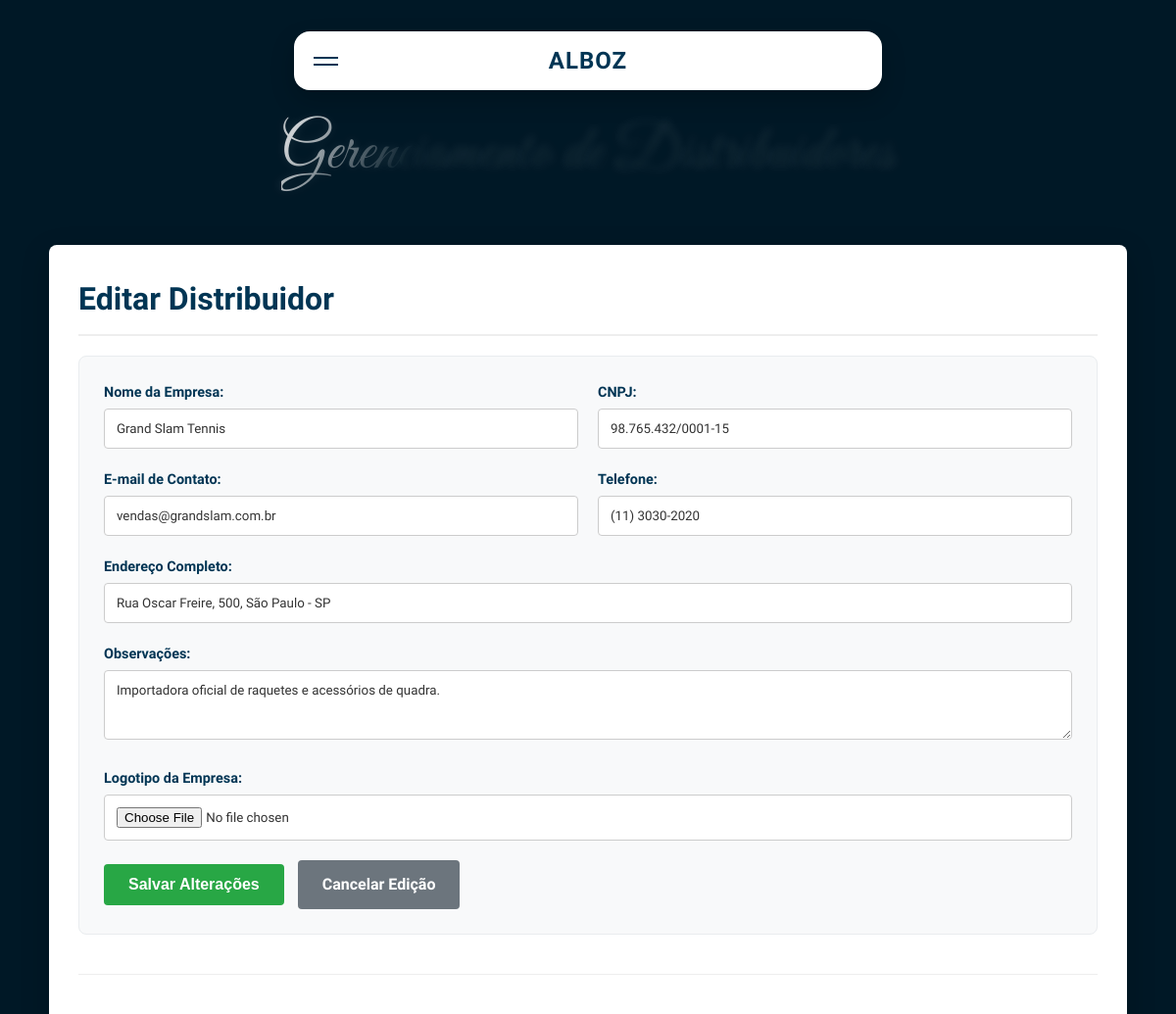
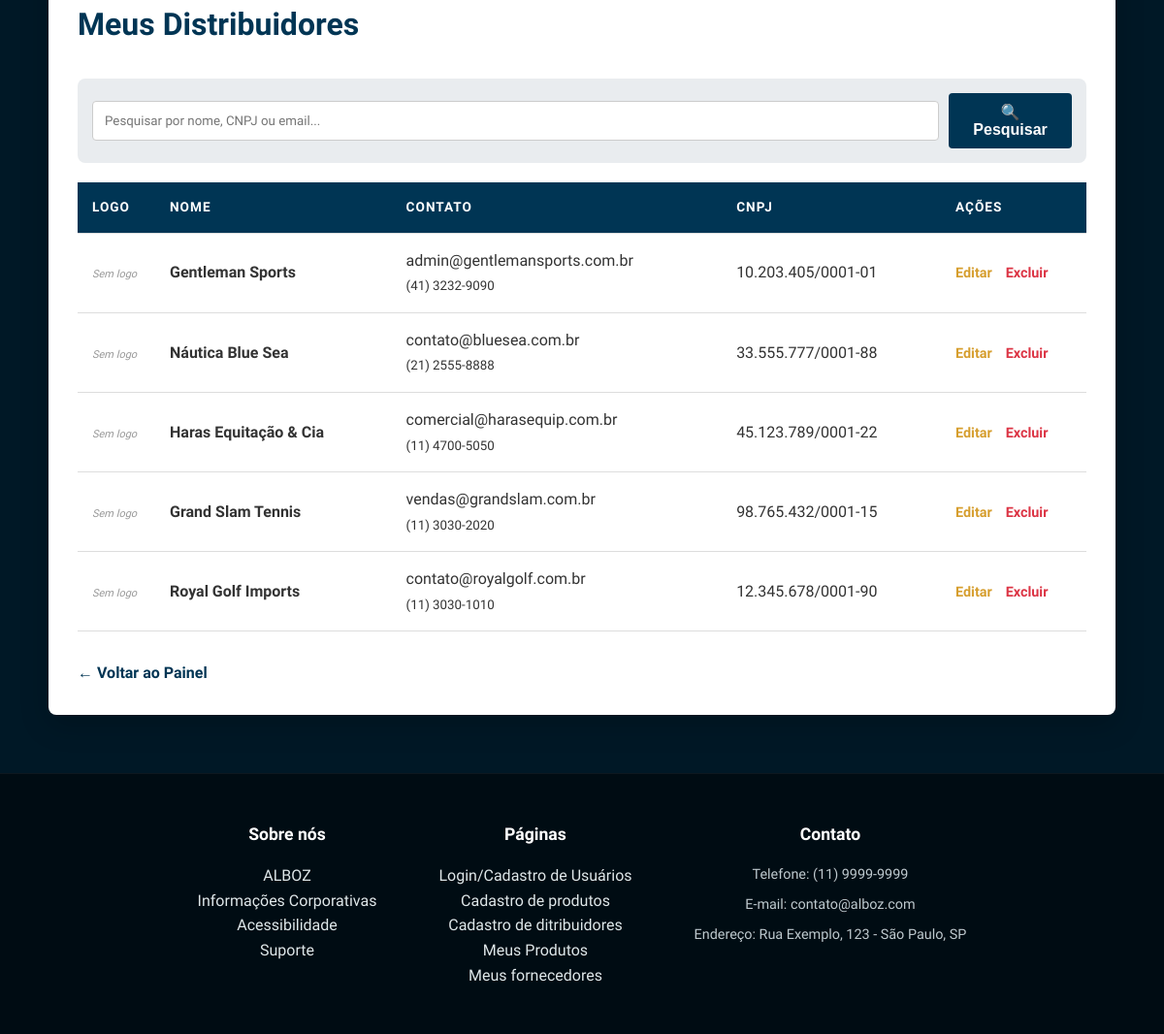
Screenshot of /html_alboz/listar_fornecedores.php?edit_id=2 (signed in) with the database file from the repository (2 pictures, top to bottom).
### tables this page shows
CREATE TABLE fornecedores (
    id INT PRIMARY KEY AUTO_INCREMENT,
    usuario_id INT NOT NULL,             
    
    nome_fornecedor VARCHAR(100) NOT NULL,
    cnpj VARCHAR(20) NOT NULL,
    endereco VARCHAR(255),
    telefone VARCHAR(20),
    email VARCHAR(100),
    observacoes TEXT,
    imagem VARCHAR(255),                 
    
    data_registro TIMESTAMP DEFAULT CURRENT_TIMESTAMP,

    CONSTRAINT fk_usuario_fornecedor
    FOREIGN KEY (usuario_id) REFERENCES usuarios(id)
    ON DELETE CASCADE
);

### html_alboz/listar_fornecedores.php (the view, shortened to what this page needs)
<?php
include('conexao.php');
$usuario_id = $_SESSION['id'];
$busca = "";
$filtro_sql = "";
$sql_lista = "SELECT * FROM fornecedores WHERE usuario_id = $usuario_id $filtro_sql ORDER BY id DESC";
$fornecedores = $mysqli->query($sql_lista);
$edit_data = null;
if (isset($_GET['edit_id'])) {
    $edit_id = $_GET['edit_id'];
    $stmt = $mysqli->prepare("SELECT * FROM fornecedores WHERE id=? AND usuario_id=?");
    $stmt->bind_param("ii", $edit_id, $usuario_id);
    $stmt->execute();
    $edit_data = $stmt->get_result()->fetch_assoc();
}
?>
<!DOCTYPE html>
<html lang="pt-br">
<head>
</head>
<body class="body">
    <div class="header">
        <div class="card-nav-container">
            <div class="card-nav" id="cardNav">
                <div class="card-nav-top">
                    <div class="hamburger-menu" id="hamburgerBtn">
                        <div class="hamburger-line"></div>
                        <div class="hamburger-line"></div>
                    </div>
                    <div class="logo-container">
                        <div class="logo">ALBOZ</div>
                    </div>
                </div>
            </div>
        </div>
        <div class="subtitulo">Gerenciamento de Distribuidores</div>
    </div>
    <div class="container">
        <h2><?php echo $edit_data ? 'Editar Distribuidor' : 'Cadastrar Novo Distribuidor'; ?></h2>
        <form method="post" action="" enctype="multipart/form-data" class="form-crud">
            <div>
                <label>Nome da Empresa:</label>
                <input type="text" name="nome" value="<?php echo $edit_data['nome_fornecedor'] ?? ''; ?>" required placeholder="Ex: TechLog Brasil">
            </div>
            <div>
                <label>CNPJ:</label>
                <input type="text" name="cnpj" value="<?php echo $edit_data['cnpj'] ?? ''; ?>" required placeholder="00.000.000/0001-00">
            </div>
            <div>
                <label>E-mail de Contato:</label>
                <input type="email" name="email" value="<?php echo $edit_data['email'] ?? ''; ?>" placeholder="contato@empresa.com">
            </div>
            <div>
                <label>Telefone:</label>
                <input type="text" name="telefone" value="<?php echo $edit_data['telefone'] ?? ''; ?>" placeholder="(00) 0000-0000">
            </div>
            <div class="full-width">
                <label>Endereço Completo:</label>
                <input type="text" name="endereco" value="<?php echo $edit_data['endereco'] ?? ''; ?>" placeholder="Rua, Número, Bairro, Cidade - UF">
            </div>
            <div class="full-width">
                <label>Observações:</label>
                <textarea name="observacoes" rows="3"><?php echo $edit_data['observacoes'] ?? ''; ?></textarea>
            </div>
            <div class="full-width">
                <label>Logotipo da Empresa:</label>
                <input type="file" name="imagem" accept="image/*">
            </div>
            <div class="full-width">
                <button type="submit"><?php echo $edit_data ? 'Salvar Alterações' : 'Cadastrar Distribuidor'; ?></button>
                <?php if ($edit_data): ?>
                    <a href="listar_fornecedores.php" class="btn-cancelar">Cancelar Edição</a>
                <?php endif; ?>
            </div>
        </form>
        <hr style="border:0; border-top:1px solid #eee; margin: 40px 0;">
        <div style="display:flex; justify-content:space-between; align-items:center; margin-bottom:20px;">
            <h2 style="margin:0; border:none;">Meus Distribuidores</h2>
        </div>
        <form method="GET" class="search-box">
            <input type="text" name="busca" placeholder="Pesquisar por nome, CNPJ ou email..." value="<?php echo htmlspecialchars($busca); ?>">
            <button type="submit" class="btn-search">🔍 Pesquisar</button>
        </form>
        <table>
            <thead>
                <tr>
                    <th width="80">Logo</th>
                    <th>Nome</th>
                    <th>Contato</th>
                    <th>CNPJ</th>
                    <th width="150">Ações</th>
                </tr>
            </thead>
            <tbody>
                <?php if ($fornecedores->num_rows > 0): ?>
                    <?php while ($row = $fornecedores->fetch_assoc()): ?>
                        <tr>
                            <td data-label="Logo">
                                <?php if (!empty($row['imagem']) && file_exists($row['imagem'])): ?>
                                    <img src="<?php echo $row['imagem']; ?>" class="img-thumb">
                                <?php else: ?>
                                    <span class="no-img">Sem logo</span>
                                <?php endif; ?>
                            </td>
                            <td data-label="Nome">
                                <strong><?php echo $row['nome_fornecedor']; ?></strong>
                            </td>
                            <td data-label="Contato">
                                <?php echo $row['email']; ?><br>
                                <small><?php echo $row['telefone']; ?></small>
                            </td>
                            <td data-label="CNPJ"><?php echo $row['cnpj']; ?></td>
                            <td class="acoes" data-label="Ações">
                                <a href="?edit_id=<?php echo $row['id']; ?>" class="btn-edit">Editar</a>
                                <a href="?delete_id=<?php echo $row['id']; ?>" class="btn-delete" onclick="return confirm('Tem certeza? Se houver produtos vinculados, eles impedirão a exclusão.')">Excluir</a>
                            </td>
                        </tr>
                    <?php endwhile; ?>
                <?php endif; ?>
            </tbody>
        </table>
        <div style="margin-top:30px;">
            <a href="painel.php" style="text-decoration:none; color:var(--card); font-weight:bold;">&larr; Voltar ao Painel</a>
        </div>
    </div>
    <div class="rodape">
        <div class="limitador rodape-content">
            <ul class="sobre_nos">
                <strong>Sobre nós</strong>
                <a href="index.html">ALBOZ</a><br>
                <a href="informacoes_corporativas.html">Informações Corporativas</a><br>
                <a href="acessibilidade.html">Acessibilidade</a><br>
                <a href="suporte.php">Suporte</a><br>
            </ul>
            <ul class="paginas">
                <strong>Páginas</strong>
                <a href="login.php">Login/Cadastro de Usuários</a><br>
                <a href="cadastrar_produtos.php">Cadastro de produtos</a><br>
                <a href="cadastrar_fornecedor.php">Cadastro de ditribuidores</a><br>
                <a href="listar_produtos.php">Meus Produtos</a><br>
                <a href="listar_fornecedores.php">Meus fornecedores</a><br>
            </ul>
            <ul class="contato">
                <strong>Contato</strong>
                <li>Telefone: (11) 9999-9999</li>
                <li>E-mail: contato@alboz.com</li>
                <li>Endereço: Rua Exemplo, 123 - São Paulo, SP</li>
            </ul>
        </div>
    </div>
</body>
</html>

### html_alboz/listar_fornecedores.php (style rules this page uses)
:root { --bg: #001826; --card: #003554; --card-hover: #014e7b; --muted: #bfc9ce; --accent: #dfe7e9; --gold: #ffffff; }
* { margin: 0; padding: 0; box-sizing: border-box; }
html { font-size: 16px; scroll-behavior: smooth; scrollbar-width: thin; scrollbar-color: var(--card) var(--bg); }
body { margin: 0; font-family: 'Monda', sans-serif; background: var(--bg); color: var(--accent); line-height: 1.6; }
a { text-decoration: none; color: inherit; transition: 0.3s; cursor: pointer; }
ul { list-style: none; }
.limitador { max-width: 1100px; width: 90%; margin: 0 auto; }
.card-nav-container { position: absolute; top: 2em; left: 50%; transform: translateX(-50%); width: 90%; max-width: 600px; z-index: 1001; }
.card-nav { position: relative; background-color: #ffffff; border-radius: 1rem; box-shadow: 0 10px 25px rgba(0, 0, 0, 0.2); overflow: hidden; transition: height 0.4s ease; color: var(--card); }
.card-nav-top { height: 60px; display: flex; align-items: center; justify-content: center; padding: 0 1.5rem; position: relative; }
.logo { font-family: 'Abhaya Libre', serif; font-weight: 800; font-size: 1.5rem; letter-spacing: 1px; text-transform: uppercase; }
.hamburger-menu { position: absolute; left: 20px; cursor: pointer; display: flex; flex-direction: column; gap: 5px; }
.hamburger-line { width: 25px; height: 2px; background-color: var(--card); transition: 0.3s; }
.header { position: relative; width: 100%; height: auto; min-height: 250px; display: flex; flex-direction: column; justify-content: center; align-items: center; padding-bottom: 2rem; }
.subtitulo { font-family: 'Great Vibes', cursive; font-size: 4rem; margin-top: 6rem; z-index: 10; text-align: center; font-weight: 400; cursor: default; background: linear-gradient(120deg, #001826 40%, rgba(255, 255, 255, 0.8) 50%, #001826 60%); background-size: 200% 100%; background-position: 100%; color: #001826; background-clip: text; -webkit-background-clip: text; -webkit-text-fill-color: transparent; text-shadow: 0 0 10px rgba(255, 255, 255, 0.1); transition: background-position 0.5s; }
.container { max-width: 1100px; margin: 0 auto 60px auto; padding: 30px; background: #fff; color: #333; box-shadow: 0 10px 30px rgba(0, 0, 0, 0.2); border-radius: 8px; min-height: 400px; }
.container h2 { color: var(--card); font-family: 'Abhaya Libre', serif; font-size: 2rem; margin-bottom: 20px; border-bottom: 2px solid #eee; padding-bottom: 10px; }
.form-crud { display: grid; grid-template-columns: 1fr 1fr; gap: 20px; background: #f8f9fa; padding: 25px; border-radius: 8px; margin-bottom: 40px; border: 1px solid #e9ecef; }
.full-width { grid-column: 1 / -1; }
label { display: block; margin-bottom: 5px; font-weight: bold; color: var(--card); font-size: 0.9rem; }
input, select, textarea { width: 100%; padding: 12px; border: 1px solid #ccc; border-radius: 4px; background: #fff; color: #333; font-family: inherit; }
button { background-color: #28a745; color: white; padding: 12px 25px; border: none; border-radius: 4px; font-weight: bold; font-size: 1rem; cursor: pointer; transition: 0.3s; }
.btn-cancelar { display: inline-block; padding: 12px 25px; background: #6c757d; color: white; border-radius: 4px; font-weight: bold; margin-left: 10px; }
.search-box { display: flex; gap: 10px; margin-bottom: 20px; padding: 15px; background: #e9ecef; border-radius: 8px; align-items: center; }
.btn-search { background-color: var(--card); color: white; padding: 10px 20px; border-radius: 4px; border: none; font-weight: bold; }
table { width: 100%; border-collapse: collapse; margin-top: 10px; }
th, td { padding: 15px; text-align: left; border-bottom: 1px solid #ddd; vertical-align: middle; }
th { background-color: var(--card); color: white; font-weight: bold; text-transform: uppercase; font-size: 0.85rem; letter-spacing: 1px; }
.no-img { font-size: 11px; color: #999; font-style: italic; }
.acoes a { margin-right: 10px; font-weight: bold; font-size: 0.9rem; }
.btn-edit { color: #d69e2e; }
.btn-delete { color: #dc3545; }
.rodape { background: #000c13; padding: 3rem 0; margin-top: auto; border-top: 1px solid rgba(255, 255, 255, 0.05); }
.rodape-content { display: flex; justify-content: center; gap: 4rem; text-align: center; flex-wrap: wrap; }
.rodape ul strong { display: block; color: #fff; margin-bottom: 1rem; font-size: 1.1rem; }
.rodape li { color: var(--muted); margin-bottom: 0.5rem; font-size: 0.9rem; transition: 0.2s; }

### rows the page displays
fornecedores: nome "Grand Slam Tennis", cnpj "98.765.432/0001-15", email "vendas@grandslam.com.br", telefone "(11) 3030-2020", endereco "Rua Oscar Freire, 500, São Paulo - SP", observacoes "Importadora oficial de raquetes e acessórios de quadra.", shows "Sem logo", nome_fornecedor "Grand Slam Tennis"
fornecedores: shows "Sem logo", nome_fornecedor "Gentleman Sports", email "admin@gentlemansports.com.br", telefone "(41) 3232-9090", cnpj "10.203.405/0001-01"
fornecedores: shows "Sem logo", nome_fornecedor "Náutica Blue Sea", email "contato@bluesea.com.br", telefone "(21) 2555-8888", cnpj "33.555.777/0001-88"
fornecedores: shows "Sem logo", nome_fornecedor "Haras Equitação & Cia", email "comercial@harasequip.com.br", telefone "(11) 4700-5050", cnpj "45.123.789/0001-22"
fornecedores: shows "Sem logo", nome_fornecedor "Royal Golf Imports", email "contato@royalgolf.com.br", telefone "(11) 3030-1010", cnpj "12.345.678/0001-90"
